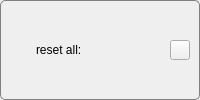
      <widget class="QGroupBox" name="groupBox">
       <property name="sizePolicy">
        <sizepolicy hsizetype="Preferred" vsizetype="Fixed">
         <horstretch>0</horstretch>
         <verstretch>0</verstretch>
        </sizepolicy>
       </property>
       <property name="font">
        <font>
         <pointsize>9</pointsize>
         <weight>75</weight>
         <bold>true</bold>
        </font>
       </property>
       <property name="toolTip">
        <string>&lt;html&gt;&lt;head/&gt;&lt;body&gt;&lt;p&gt;&lt;span style=&quot; font-weight:600;&quot;&gt;reset all&lt;/span&gt;&lt;/p&gt;&lt;p&gt;WARNING: pushing this button will reset all settings, including window positions, sizes, all algorithmic parameters and signal types&lt;/p&gt;&lt;/body&gt;&lt;/html&gt;</string>
       </property>
       <property name="styleSheet">
        <string notr="true">    QGroupBox  {
        background-color: qlineargradient(x1: 0, y1: 0, x2: 0, y2: 1,
                                          stop: 0 #E0E0E0, stop: 1 #FFFFFF);
        border: 1px solid gray;
        border-radius: 5px;
        margin-top: 3ex; /* leave space at the top for the title */
    }
     
    QGroupBox::title  {
        subcontrol-origin: margin;
		left: 12px;
        subcontrol-position: top left; /* position at the top center */
        padding: 1px;       
    }
</string>
       </property>
       <layout class="QHBoxLayout" name="horizontalLayout_6">
        <property name="spacing">
         <number>6</number>
        </property>
        <property name="leftMargin">
         <number>9</number>
        </property>
        <property name="topMargin">
         <number>2</number>
        </property>
        <property name="rightMargin">
         <number>9</number>
        </property>
        <property name="bottomMargin">
         <number>2</number>
        </property>
        <item>
         <widget class="QLabel" name="label_2">
          <property name="maximumSize">
           <size>
            <width>20</width>
            <height>20</height>
           </size>
          </property>
          <property name="text">
           <string/>
          </property>
          <property name="pixmap">
           <pixmap resource="Ressourcen.qrc">:/images/icons/warning.png</pixmap>
          </property>
          <property name="scaledContents">
           <bool>true</bool>
          </property>
         </widget>
        </item>
        <item>
         <widget class="QLabel" name="label">
          <property name="sizePolicy">
           <sizepolicy hsizetype="Preferred" vsizetype="Preferred">
            <horstretch>0</horstretch>
            <verstretch>0</verstretch>
           </sizepolicy>
          </property>
          <property name="text">
           <string>reset all:</string>
          </property>
          <property name="scaledContents">
           <bool>false</bool>
          </property>
         </widget>
        </item>
        <item>
         <widget class="QPushButton" name="pushButton">
          <property name="maximumSize">
           <size>
            <width>20</width>
            <height>20</height>
           </size>
          </property>
          <property name="toolTip">
           <string>&lt;html&gt;&lt;head/&gt;&lt;body&gt;&lt;p&gt;&lt;span style=&quot; font-weight:600;&quot;&gt;reset&lt;/span&gt;&lt;/p&gt;&lt;p&gt;...set all parameters to default and clear all settings&lt;/p&gt;&lt;/body&gt;&lt;/html&gt;</string>
          </property>
          <property name="text">
           <string/>
          </property>
          <property name="icon">
           <iconset resource="Ressourcen.qrc">
            <normaloff>:/images/icons/arrowReset.png</normaloff>:/images/icons/arrowReset.png</iconset>
          </property>
          <property name="iconSize">
           <size>
            <width>14</width>
            <height>14</height>
           </size>
          </property>
         </widget>
        </item>
       </layout>
      </widget>
